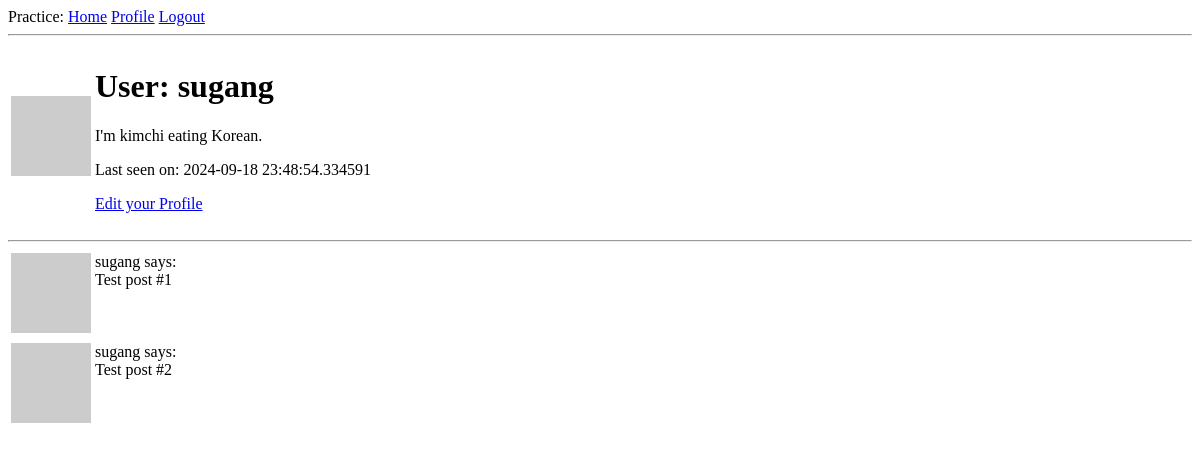
/user/sugang (signed in), run on an earlier commit of the app's database.
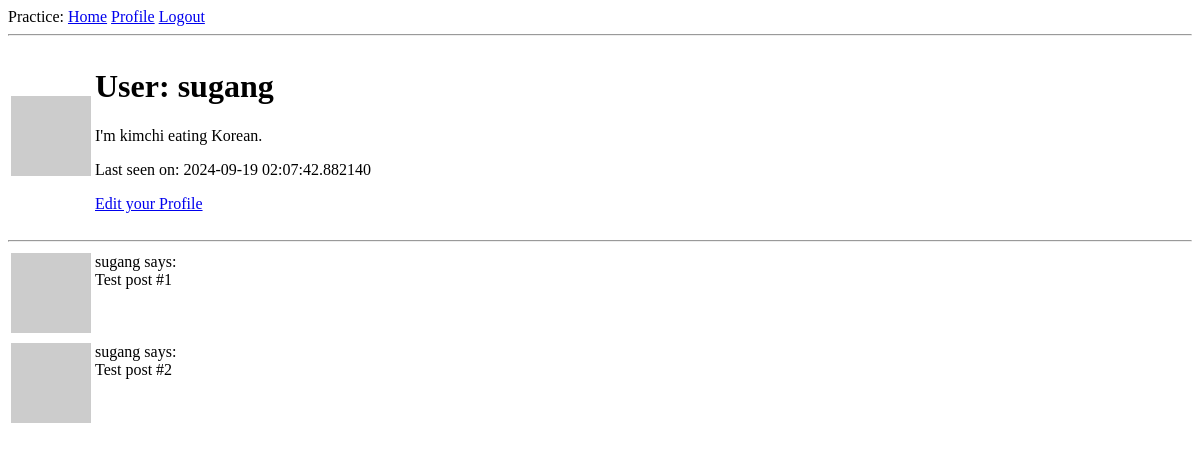
And on a later commit of the database.
### app/models.py (models this page shows, shortened)
class User(UserMixin, db.Model):
    id: so.Mapped[int] = so.mapped_column(primary_key=True)
    username: so.Mapped[str] = so.mapped_column(sa.String(64), index=True, unique=True)
    email: so.Mapped[str] = so.mapped_column(sa.String(120), index=True, unique=True)
    password_hash: so.Mapped[Optional[str]] = so.mapped_column(sa.String(256))
    about_me: so.Mapped[Optional[str]] = so.mapped_column(sa.String(140))
    last_seen: so.Mapped[Optional[datetime]] = so.mapped_column(
        default=lambda: datetime.now(timezone.utc)
    )
    def avatar(self, size):
        digest = md5(self.email.lower().encode("utf-8")).hexdigest()
        return f"https://www.gravatar.com/avatar/{digest}?d=identicon&s={size}"
    posts: so.WriteOnlyMapped["Post"] = so.relationship(back_populates="author")

### app/routes.py (the view)
@app.route("/user/<username>")
@login_required
def user(username):
    user = db.first_or_404(sa.select(User).where(User.username == username))
    posts = [
        {"author": user, "body": "Test post #1"},
        {"author": user, "body": "Test post #2"},
    ]
    return render_template("user.html", user=user, posts=posts)

### app/models.py (called while the page is built)
@login.user_loader
def load_user(id):
    return db.session.get(User, int(id))

### app/routes.py (called while the page is built)
@app.before_request
def before_request():
    if current_user.is_authenticated:
        current_user.last_seen = datetime.now(timezone.utc)
        db.session.commit()

### app/templates/user.html
{% extends "base.html" %}
{% block content %}
    <table>
        <tr vallign="top">
            <td>
                <img alt="kimchi" src="{{ user.avatar(128) }}">
            </td>
            <td>
                <h1>User: {{ user.username }}</h1>
                {% if user.about_me %}<p>{{ user.about_me }}</p>{% endif %}
                {% if user.last_seen %}<p>Last seen on: {{ user.last_seen }}</p>{% endif %}
                {% if user == current_user %}
                    <p>
                        <a href="{{ url_for("edit_profile") }}">Edit your Profile</a>
                    </p>
                {% endif %}
            </td>
        </tr>
    </table>
    <hr>
    {% for post in posts %}
        {% include "_post.html" %}
    {% endfor %}
{% endblock %}

### app/templates/base.html (shortened to what this page needs)
<!DOCTYPE html>
<html lang="en">
    <head>
    </head>
    <body>
        <div>
            Practice:
            <a href="{{ url_for("index") }}">Home</a>
            {% if current_user.is_anonymous %}
                <a href="{{ url_for("login") }}">Login</a>
            {% else %}
                <a href="{{ url_for("user", username=current_user.username) }}">Profile</a>
                <a href="{{ url_for("logout") }}">Logout</a>
            {% endif %}
        </div>
        <hr />
        {% block content %}{% endblock %}
    </body>
</html>

### app/templates/_post.html
<table>
    <tr valign="top">
        <td>
            <img alt="kimchi" src="{{ post.author.avatar(36) }}">
        </td>
        <td>
            {{ post.author.username }} says:
            <br>
            {{ post.body }}
        </td>
    </tr>
</table>

What changed in the data, as far as the page shows it:
changed User "sugang": last_seen "2024-09-18 23:48:54.334591" → "2024-09-19 02:07:42.882140"
